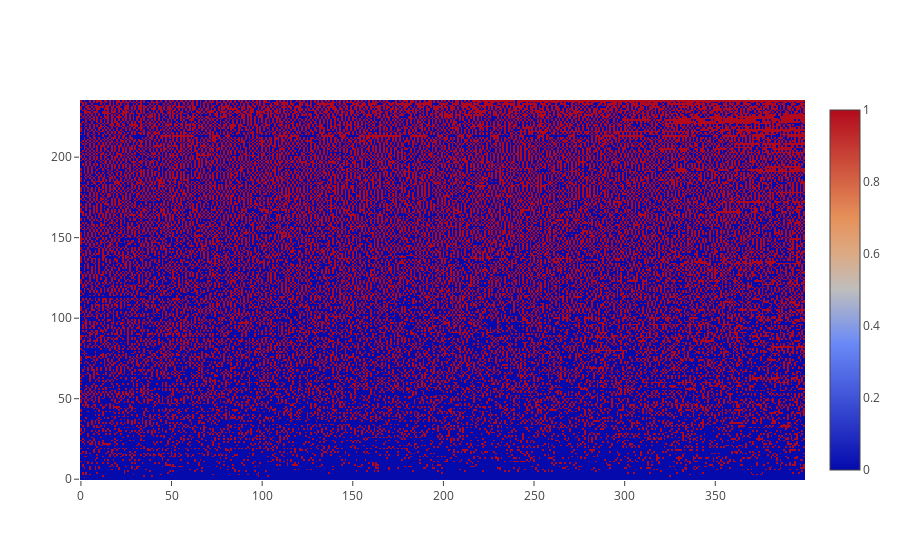

The notebook cell saved with this chart:
### Code cell
# noexport

plot_israndom_choices_heatmap()

### Figure 1 — Plotly figure (JSON) as saved in the notebook; plotly's stock layout.template omitted (floating-point values rounded to 4 significant figures; data arrays with more than 128 entries replaced by an {"elided": "..."} marker saying what was removed)
{"data": [{"type": "heatmap", "uid": "a92f9105-ba47-4d82-bb4d-804bf68ac071", "z": {"elided": "236x400 int values"}}], "layout": {}}
